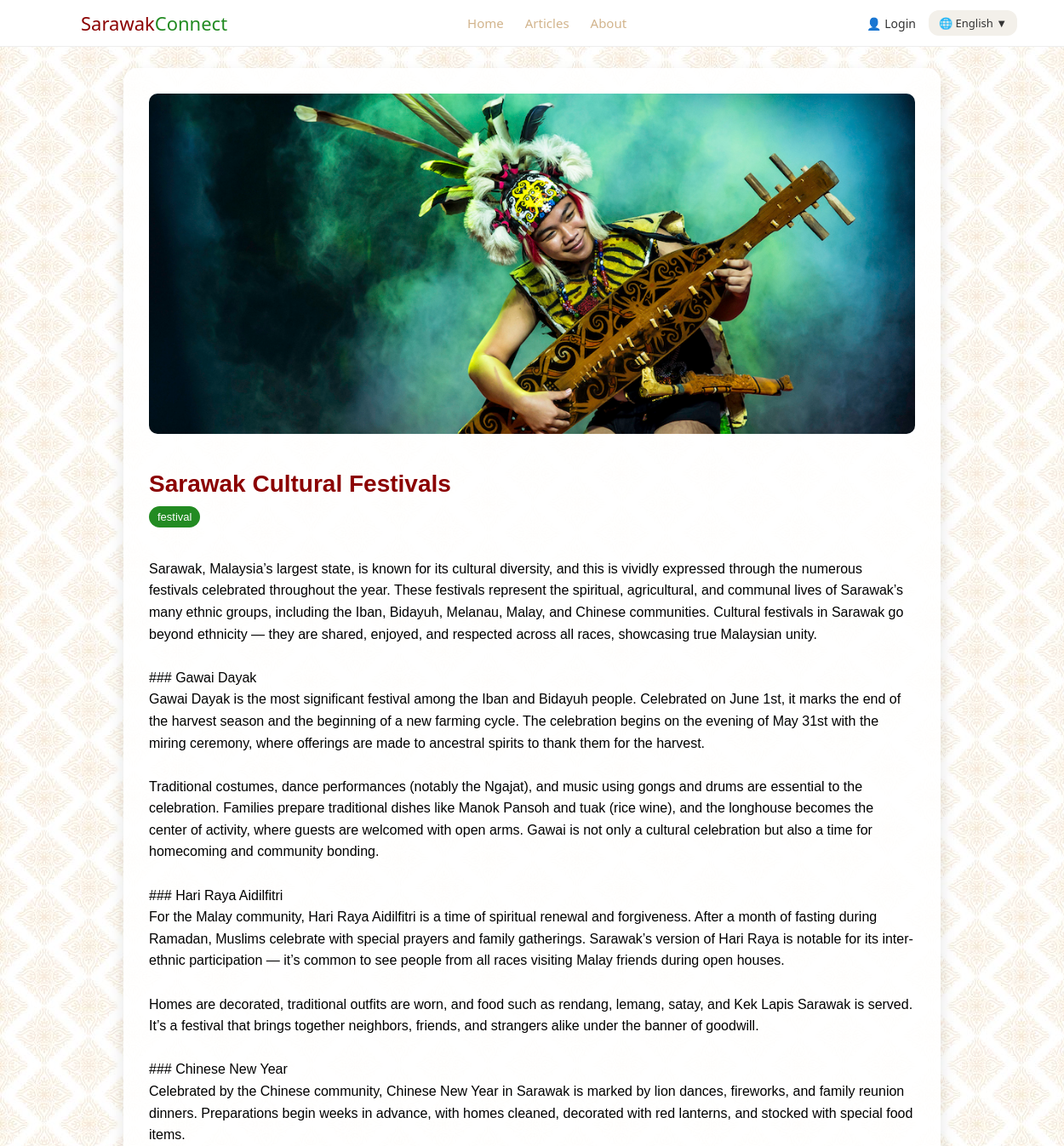
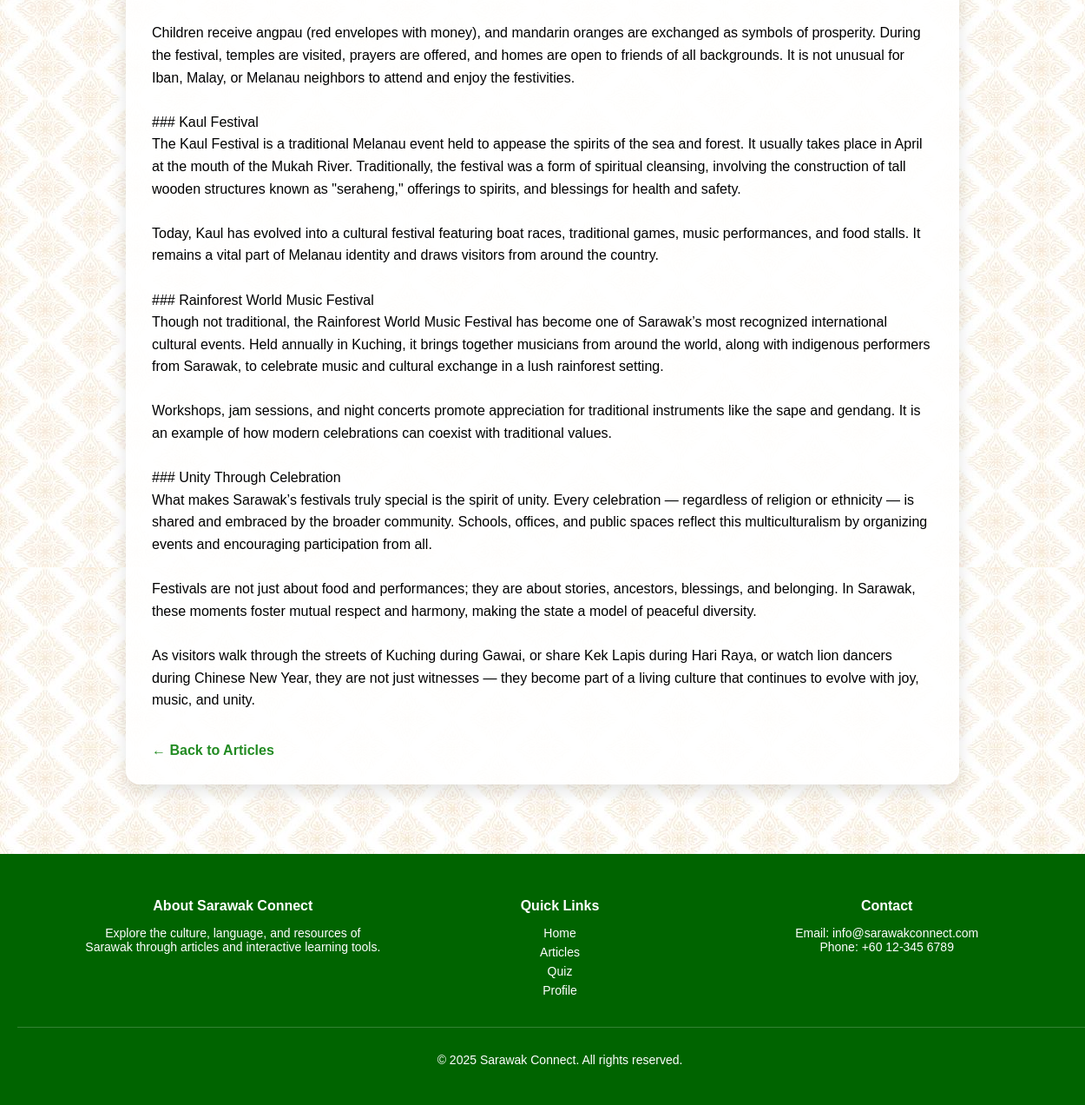
Page /article.php?id=3 on the committed database (2 pictures, top to bottom).
### tables this page shows
CREATE TABLE `articles` (
  `id` int(11) NOT NULL,
  `image` varchar(255) DEFAULT NULL,
  `tag` varchar(50) DEFAULT NULL,
  `title_en` varchar(255) DEFAULT NULL,
  `title_my` varchar(255) DEFAULT NULL,
  `title_zh` varchar(255) DEFAULT NULL,
  `content_en` text DEFAULT NULL,
  `content_my` text DEFAULT NULL,
  `content_zh` text DEFAULT NULL
);

### article.php (the view, shortened to what this page needs)
<?php
include('includes/db_connect.php');
include('includes/header.php');
$title_field = 'title_en';
$content_field = 'content_en';
$article_id = isset($_GET['id']) && is_numeric($_GET['id']) ? (int) $_GET['id'] : null;
$stmt = $conn->prepare("SELECT $title_field AS title, $content_field AS content, image, tag FROM articles WHERE id = ?");
$stmt->bind_param("i", $article_id);
$stmt->execute();
$result = $stmt->get_result();
if (!$article = $result->fetch_assoc()) {
    echo "<div class='content-center'><h2>Article not found.</h2></div>";
    include('includes/footer.php');
    exit;
}
?>
<div class="article-detail">
  <div class="article-image">
    <img src="images/<?php echo htmlspecialchars($article['image']); ?>" alt="<?php echo htmlspecialchars($article['title']); ?>">
  </div>
  <div class="article-content-full">
    <h1><?php echo htmlspecialchars($article['title']); ?></h1>
    <span class="article-tag"><?php echo htmlspecialchars($article['tag']); ?></span>
    <p><?php echo nl2br(htmlspecialchars($article['content'])); ?></p>
    <a href="articles.php" class="back-link">← Back to Articles</a>
  </div>
</div>
<?php include('includes/footer.php'); ?>

### css/style.css (style rules this page uses)
body { font-family: Arial, sans-serif; background-color: #f5f5dc; background-image: url('../images/bg.jpg'); background-repeat: repeat; background-size: auto; margin: 0; padding: 0; min-height: 100vh; display: flex; flex-direction: column; }
html, body { height: 100%; margin: 0; padding: 0; flex-direction: column; }
.article-tag { display: inline-block; background-color: #228B22; color: white; font-size: 12px; padding: 4px 8px; border-radius: 20px; margin-bottom: 8px; }
.article-detail { max-width: 900px; margin: 80px auto; padding: 30px; background-color: rgba(255, 255, 255, 0.9); border-radius: 16px; box-shadow: 0 8px 18px rgba(0,0,0,0.1); animation: fadeInUp 0.5s ease forwards; }
.article-image img { width: 100%; max-height: 400px; object-fit: cover; border-radius: 10px; margin-bottom: 20px; }
.article-content-full h1 { font-size: 28px; margin-bottom: 10px; color: #8B0000; }
.article-content-full .article-tag { display: inline-block; background-color: #228B22; color: white; font-size: 13px; padding: 5px 10px; border-radius: 16px; margin-bottom: 20px; }
.article-content-full p { font-size: 16px; line-height: 1.6; }
.back-link { display: inline-block; margin-top: 20px; color: #228B22; font-weight: bold; text-decoration: none; }

### rows in the picture
articles: image (picture), title_en "Sarawak Cultural Festivals", tag "festival", content_en "Sarawak, Malaysia’s largest state, is known for its cultural diversity, and this is vividly expressed through the numerous festivals celebrated throughout the year. These festivals represent the spiritual, agricultural, and communal lives of Sarawak’s many ethnic groups, including the Iban, Bidayuh, Melanau, Malay, and Chinese communities. Cultural festivals in Sarawak go beyond ethnicity — they are shared, enjoyed, and respected across all races, showcasing true Malaysian unity. ### Gawai Dayak Gawai Dayak is the most significant festival among the Iban and Bidayuh people. Celebrated on June 1st, it marks the end of the harvest season and the beginning of a new farming cycle. The…"

### other values in the picture
$nav['home'] "Home"
$nav['articles'] "Articles"
$nav['about'] "About"
$lang "English"
$footer['about'] "About Sarawak Connect"
$footer['desc'] "Explore the culture, language, and resources of Sarawak through articles and interactive learning tools."
$footer['quick'] "Quick Links"
$nav['profile'] "Profile"
$footer['contact'] "Contact"
$footer['rights'] "All rights reserved."
